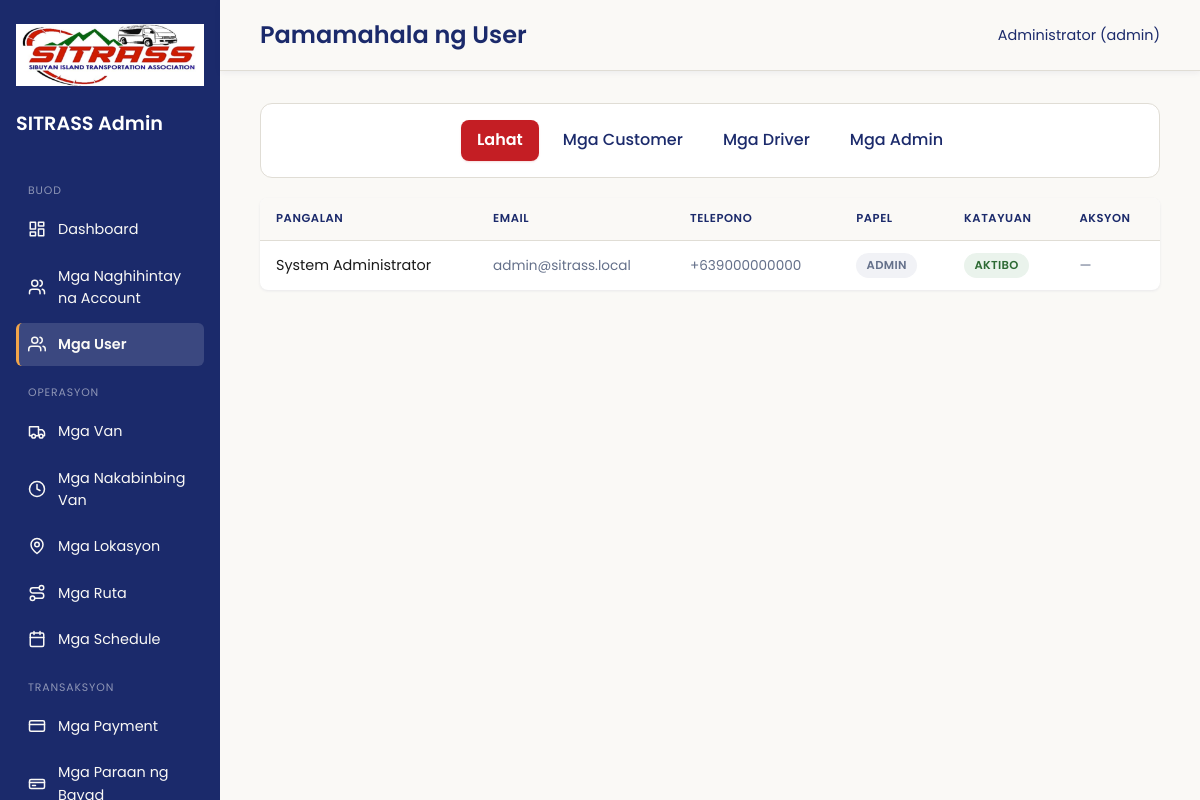
Screenshot of /public/admin/users (signed in) with the database file from the repository.
### tables this page shows
CREATE TABLE `users` (
  `user_id`               BIGINT UNSIGNED NOT NULL AUTO_INCREMENT,
  `uuid`                  CHAR(36)     NOT NULL COMMENT 'Public-facing ID; never expose user_id in URLs',
  `role`                  ENUM('customer','driver','admin') NOT NULL,
  `first_name`            VARCHAR(80)  NOT NULL,
  `middle_name`           VARCHAR(80)  DEFAULT NULL,
  `last_name`             VARCHAR(80)  NOT NULL,
  `email`                 VARCHAR(150) NOT NULL,
  `phone`                 VARCHAR(20)  NOT NULL COMMENT 'E.164 PH format: +639XXXXXXXXX',
  `password_hash`         VARCHAR(255) NOT NULL COMMENT 'password_hash() PASSWORD_DEFAULT (bcrypt/argon2id)',
  `profile_picture`       VARCHAR(255) DEFAULT NULL,
  `status`                ENUM('pending','active','suspended','deactivated') NOT NULL DEFAULT 'pending',
  `email_verified_at`     DATETIME     DEFAULT NULL,
  `phone_verified_at`     DATETIME     DEFAULT NULL,
  `failed_login_attempts` TINYINT UNSIGNED NOT NULL DEFAULT 0,
  `locked_until`          DATETIME     DEFAULT NULL COMMENT 'Brute-force lockout expiry',
  `last_login_at`         DATETIME     DEFAULT NULL,
  `last_login_ip`         VARCHAR(45)  DEFAULT NULL COMMENT 'IPv6-safe length',
  `remember_token`        VARCHAR(255) DEFAULT NULL COMMENT 'Store HASH of token, never the raw value',
  `created_at`            TIMESTAMP    NOT NULL DEFAULT CURRENT_TIMESTAMP,
  `updated_at`            TIMESTAMP    NOT NULL DEFAULT CURRENT_TIMESTAMP ON UPDATE CURRENT_TIMESTAMP,
  `deleted_at`            DATETIME     DEFAULT NULL COMMENT 'Soft delete: preserves booking/payment history',
  PRIMARY KEY (`user_id`),
  UNIQUE KEY `uq_users_uuid`  (`uuid`),
  UNIQUE KEY `uq_users_email` (`email`),
  UNIQUE KEY `uq_users_phone` (`phone`),
  KEY `idx_users_role_status` (`role`, `status`),
  KEY `idx_users_deleted`     (`deleted_at`)
);

### app/views/View.php (called while the page is built, shortened)
<?php
class View {
    public static function render($template, $data = []) {
        extract($data);
        $templateFile = __DIR__ . '/templates/' . $template . '.php';
        require $templateFile;
    }
}

### app/controllers/AdminController.php (called while the page is built, shortened)
<?php
class AdminController extends Controller {
public function users() {
    $roleFilter = $_GET['role'] ?? null;
    $userModel = new User();
    $allUsers = $userModel->getAllIncludingDeactivated($roleFilter ?: null);
    View::render('admin-users-list', [
        'pageTitle' => t('users_page_title') . ' - SITRASS Admin',
        'pageHeading' => t('users_page_title'),
        'users' => $allUsers,
        'roleFilter' => $roleFilter,
    ]);
}
}

### app/helpers/Lang.php (called while the page is built, shortened)
<?php
class Lang {
    protected static $strings = null;
    public static function current() {
        return 'tl';
    }
    public static function load() {
        if (self::$strings === null) {
            $lang = self::current();
            $file = __DIR__ . '/../lang/' . $lang . '.php';
            self::$strings = file_exists($file) ? require $file : [];
        }
        return self::$strings;
    }
}
function t($key) {
    $strings = Lang::load();
    return $strings[$key] ?? $key;
}

### app/models/Model.php (called while the page is built, shortened)
<?php
class Model {
    public function __construct() {
        $config = require __DIR__ . '/../../config/database.php';
        $dsn = 'mysql:host=' . $config['host'] . ';dbname=' . $config['dbname'] . ';charset=' . $config['charset'];
        try {
            $this->db = new PDO($dsn, $config['user'], $config['pass']);
        } catch (PDOException $e) {
            die('Database connection failed: ' . $e->getMessage());
        }
    }
}

### config/database.php (called while the page is built, shortened)
<?php
$config = [
    'host' => 'localhost',
    'dbname' => 'sitrass_db',
    'user' => 'root',
    'pass' => '',
    'charset' => 'utf8mb4',
];
$localFile = __DIR__ . '/database.local.php';
return $config;

### app/models/User.php (called while the page is built, shortened)
<?php
class User extends Model {
public function getAllIncludingDeactivated($roleFilter = null) {
    $sql = "SELECT * FROM users WHERE 1=1";
    $params = [];
    $sql .= " ORDER BY created_at DESC";
    $stmt = $this->db->prepare($sql);
    $stmt->execute($params);
    return $stmt->fetchAll(PDO::FETCH_ASSOC);
}
}

### app/views/templates/admin-users-list.php (the view, shortened to what this page needs)
<?php require __DIR__ . '/_admin_header.php'; ?>
<div class="filter-toolbar" style="display:flex; justify-content:center; flex-wrap:wrap; gap:0.5rem;">
    <a href="/sitrass/public/admin/users" class="<?= !$roleFilter ? 'btn' : 'btn-ghost' ?>" style="width:auto; text-decoration:none; padding:0.5rem 1rem;"><?= t('filter_all_roles') ?></a>
    <a href="/sitrass/public/admin/users?role=customer" class="<?= $roleFilter === 'customer' ? 'btn' : 'btn-ghost' ?>" style="width:auto; text-decoration:none; padding:0.5rem 1rem;"><?= t('filter_customers') ?></a>
    <a href="/sitrass/public/admin/users?role=driver" class="<?= $roleFilter === 'driver' ? 'btn' : 'btn-ghost' ?>" style="width:auto; text-decoration:none; padding:0.5rem 1rem;"><?= t('filter_drivers') ?></a>
    <a href="/sitrass/public/admin/users?role=admin" class="<?= $roleFilter === 'admin' ? 'btn' : 'btn-ghost' ?>" style="width:auto; text-decoration:none; padding:0.5rem 1rem;"><?= t('filter_admins') ?></a>
</div>
<?php if (empty($users)): ?>
    <div class="empty-state"><?= t('pending_empty') ?></div>
<?php else: ?>
    <table>
        <tr>
            <th><?= t('th_name') ?></th>
            <th><?= t('th_email') ?></th>
            <th><?= t('th_phone') ?></th>
            <th><?= t('th_role') ?></th>
            <th><?= t('th_status') ?></th>
            <th><?= t('th_action') ?></th>
        </tr>
        <?php foreach ($users as $u): ?>
            <tr>
                <td><?= htmlspecialchars($u['first_name'] . ' ' . $u['last_name']) ?></td>
                <td class="text-muted"><?= htmlspecialchars($u['email']) ?></td>
                <td class="text-muted"><?= htmlspecialchars($u['phone']) ?></td>
                <td><span class="badge badge-neutral"><?= htmlspecialchars($u['role']) ?></span></td>
                <td>
                    <?php if (!empty($u['deleted_at'])): ?>
                        <span class="badge badge-danger"><?= t('badge_deactivated') ?></span>
                    <?php else: ?>
                        <span class="badge <?= $u['status'] === 'active' ? 'badge-active' : 'badge-pending' ?>"><?= t('status_' . $u['status']) ?></span>
                    <?php endif; ?>
                </td>
                <td>
                    <?php if ($u['user_id'] == $_SESSION['user_id']): ?>
                        <span class="text-muted text-sm">—</span>
                    <?php endif; ?>
                </td>
            </tr>
        <?php endforeach; ?>
    </table>
<?php endif; ?>
<?php require __DIR__ . '/_admin_footer.php'; ?>

### public/css/style.css (style rules this page uses)
:root { --teal-dark: #1b2a6b; --ocean: #1b2a6b; --amber: #c41e24; --amber-light: #f2a54a; --sand: #faf9f6; --ink: #1a1a1a; --forest: #2d6a34; --danger: #c41e24; --border: #e0ddd5; --white: #ffffff; --slate: #64708a; --slate-bg: #f1f2f6; --info: #2563a8; --shadow-sm: 0 1px 3px rgba(27, 42, 107, 0.08); --shadow-md: 0 4px 16px rgba(27, 42, 107, 0.1); --radius: 12px; --radius-input: 8px; --radius-lg: 16px; --space-1: 4px; --space-2: 8px; --space-3: 12px; --space-4: 16px; --space-5: 20px; --space-6: 24px; --space-8: 32px; --space-10: 40px; }
* { box-sizing: border-box; }
html { -webkit-text-size-adjust: 100%; }
body { margin: 0; font-family: "Poppins", -apple-system, "Segoe UI", sans-serif; background: var(--sand); color: var(--ink); line-height: 1.55; font-size: 16px; }
a { color: var(--ocean); text-decoration: none; }
.btn { display: inline-block; width: 100%; padding: 0.75rem 1.2rem; background: var(--amber); color: var(--white) !important; border: none; border-radius: var(--radius-input); font-size: 1rem; font-weight: 600; cursor: pointer; text-align: center; text-decoration: none !important; transition: background 0.15s ease, transform 0.1s ease, box-shadow 0.15s ease; box-shadow: 0 1px 2px rgba(196, 30, 36, 0.15); }
table { width: 100%; border-collapse: collapse; background: var(--white); border-radius: 8px; overflow: hidden; box-shadow: var(--shadow-sm); font-size: 0.9rem; }
th, td { text-align: left; padding: 0.75rem 1rem; border-bottom: 1px solid var(--border); }
th { background: var(--sand); color: var(--teal-dark); font-weight: 600; text-transform: uppercase; font-size: 0.72rem; letter-spacing: 0.05em; }
tr:last-child td { border-bottom: none; }
.badge { display: inline-block; padding: 0.22rem 0.65rem; border-radius: 100px; font-size: 0.72rem; font-weight: 600; text-transform: uppercase; letter-spacing: 0.03em; }
.badge-active { background: #eaf3ec; color: var(--forest); }
.text-muted { color: var(--slate); font-size: 0.85rem; }
.text-sm { font-size: 0.85rem; }
.badge-neutral { background: var(--slate-bg); color: var(--slate); }
.btn-ghost { background: transparent; color: var(--ocean) !important; border: none; padding: 0.5rem 0.75rem; font-weight: 500; }
.filter-toolbar { display: flex; gap: var(--space-3); flex-wrap: wrap; align-items: flex-end; background: var(--white); border: 1px solid var(--border); border-radius: var(--radius); padding: var(--space-4); margin-bottom: var(--space-5); }
.filter-toolbar .btn, .filter-toolbar .btn-ghost { width: auto; white-space: nowrap; }
table tbody tr { transition: background 0.1s ease; }

### rows the page displays
users: first_name+last_name "System Administrator", email "admin@sitrass.local", phone "+639000000000", role "ADMIN", status "AKTIBO"

### other values shown
t('role_admin') "Admin"
t('nav_section_overview') "BUOD"
t('nav_dashboard') "Dashboard"
t('nav_pending_accounts') "Mga Naghihintay na Account"
t('nav_users') "Mga User"
t('nav_section_operations') "OPERASYON"
t('nav_vans') "Mga Van"
t('nav_pending_vans') "Mga Nakabinbing Van"
t('nav_locations') "Mga Lokasyon"
t('nav_routes') "Mga Ruta"
t('nav_schedules') "Mga Schedule"
t('nav_section_transactions') "TRANSAKSYON"
t('nav_payments') "Mga Payment"
$pageHeading "Pamamahala ng User"
$_SESSION['full_name'] "Administrator"
